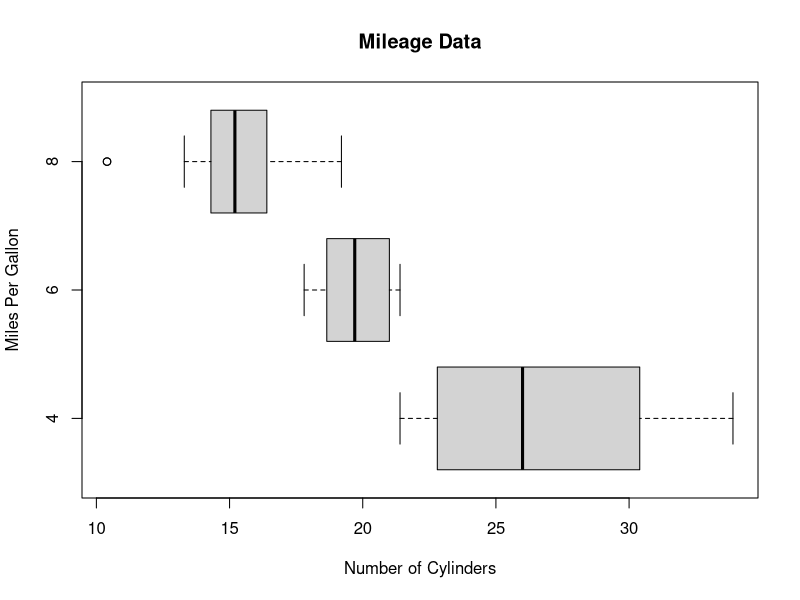
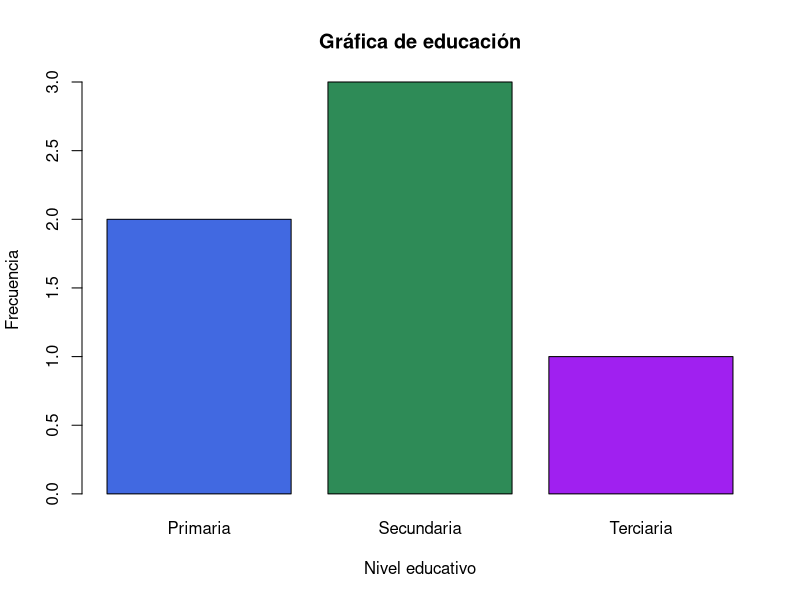
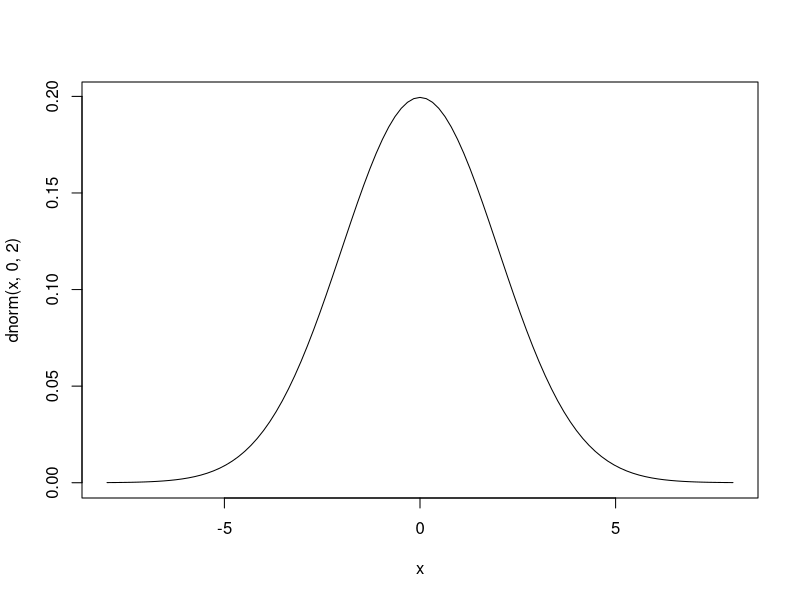

Generate these figures, in order, with R:
## ---- chunk 1
x<-seq(1,50,2)
table(x)
## ---- chunk 2
arithmetic.mean <-function(x) {sum(x)/length(x)}
media<-c(4,7,6,7,5,8,9,4,12,3,5,6,8,7,4,10)
arithmetic.mean(media)
## ---- chunk 3
mediana<-seq(1,50,2)
median(mediana)
## ---- chunk 4
maximo<-seq(1,59,2)
max(maximo)
## ---- chunk 5
minimo<-seq(1,59,2)
min(minimo)
## ---- chunk 6
input<-mtcars[,c('mpg','cyl')]
boxplot(mpg~cyl, data = mtcars, xlab = "Number of Cylinders", ylab = "Miles Per Gallon", main = "Mileage Data", horizontal = T)
## ---- chunk 7
x<-c(1,3,2,1,2,2)
xf<-factor(x)
levels(xf)<-c("Primaria", "Secundaria", "Terciaria")
datos<-table(xf)
barplot(datos, main = "Gráfica de educación", xlab = "Nivel educativo", ylab = "Frecuencia", col = c("royalblue", "seagreen", "purple", "grey"))
## ---- chunk 8
curve(dnorm(x, 0, 2), -8, 8)
## ---- chunk 9
dbinom(2,4,0.80)
## ---- chunk 10
a=4
exito=0.80
fx.binomial=dbinom(0:4,a,exito)
fbb=pbinom(0:4,a,exito)
fx.binomial=data.frame(x=0:4, "F(X)"=fx.binomial, "SUM F(X)"=fbb)
fx.binomial
## ---- chunk 11
dpois(c(1), 0.5)
## ---- chunk 12
ppois(c(2), 0.5)
## ---- chunk 13
ppois(c(3), 0.5, lower.tail=F)
## ---- chunk 14
dpois(c(5), 1)
## ---- chunk 15
qpois(c(0.985), 0.5)
## ---- chunk 16
mone1<-c("Cara","Sello")
mone2<-mone1
EspMue<-expand.grid(mone1,mone2)
colnames(EspMue)<-c("Moneda 1", "Moneda 2")
EspMue
## ---- chunk 17
x<-EspMue$`Moneda 1`=="Cara"
x
## ---- chunk 18
y<-EspMue$`Moneda 2`=="Cara"
y
## ---- chunk 19
cara<-xor(x,y)
cara
## ---- chunk 20
Evento<-EspMue[xor(x,y),]
Evento
## ---- chunk 21
x1 <- rnorm(100,10) #Esta será nuestra variable aleatoria de media 10
x2 <- rnorm(100,10.5) #Esta será nuestra variable aleatoria de media 10.5
test <- t.test(x1,x2) #Esta será nuestra prueba T de Student
print(test)
## ---- chunk 22
require(stats)
insectos <- c(16,11,20,21,14,7,37,32,15,25,39,41,21,12,14,17,13,17,45,59,48,46,38,47)
colores <- as.factor(c(rep(c("azul", "verde",  "blanco", "amarillo"), each =6)))
tapply(insectos, colores, mean)
fm = aov ( lm(insectos ~ colores) )
summary(fm)
names(fm)
